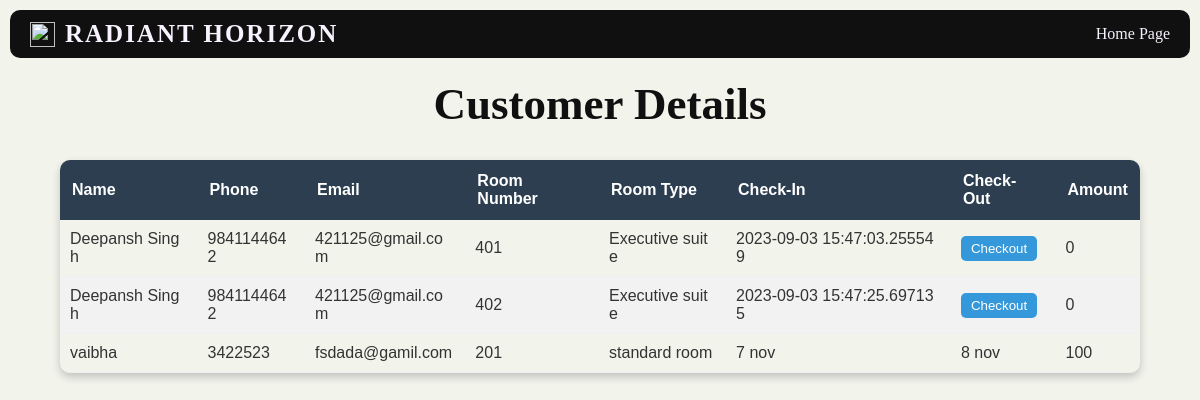
Page /customer_info (signed in) on the committed database.
### tables this page shows
CREATE TABLE Mother_table (
                        name  text,
                        phone_no integer,
                        email_id text,
                        Room_no integer,
                        Room_type  text,
                        check_in text,
                        check_out text,  
                        Paid_Amount integer      );

### login.py (the view)
@app.route('/customer_info', methods=['GET'])
def customer_info_page():
    data=func.return_tabledata()
    if session.get('is_verified'):
        return render_template('checkout.html',data=data)
    else:
        return redirect('/')

### modules/Data_functions.py (called while the page is built)
def return_tabledata():
    conn = sqlite3.connect("my_database.db")
    cursor = conn.cursor()
    cursor.execute('''SELECT * FROM Mother_table''')
    data=cursor.fetchall()
    l=[]
    for i in data:
        k={"name":i[0],"phone":i[1],"email":i[2],"room_no":i[3],"room_type":i[4],"check_in":i[5],"check_out":i[6],"amount":i[7]}
        l.append(k)
    conn.commit()
    return l

### Templates/checkout.html (shortened to what this page needs)
<!DOCTYPE html>
<html lang="en">
<head>
    <link rel="stylesheet" href="{{ url_for('static', filename='checkout.css') }}">
</head>
<body>
    <nav>
        <div class="logo">
            <img src="https://storage.googleapis.com/studio-design-asset-files/projects/AXq1lE0GO7/s-25x25_4eb63a71-0b02-409e-b2c7-f4d7e494384e.svg" alt="" id="logo">
            <p id="name">Radiant Horizon</p>
        </div>
        <div class="links">
            <a href="/protected-page">Home Page</a>
        </div>
    </nav>
    <main>
        <h1>Customer Details</h1>
        <div class="table-container"><table>
            <thead>
                <tr>
                    <th>Name</th>
                    <th>Phone</th>
                    <th>Email</th>
                    <th>Room Number</th>
                    <th>Room Type</th>
                    <th>Check-In</th>
                    <th>Check-Out</th>
                    <th>Amount</th>
                </tr>
            </thead>
            <tbody>
                {% for entry in data %}
                <tr>
                    <td>{{ entry["name"] }}</td>
                    <td>{{ entry["phone"] }}</td>
                    <td>{{ entry["email"] }}</td>
                    <td>{{ entry["room_no"] }}</td>
                    <td>{{ entry["room_type"] }}</td>
                    <td>{{ entry["check_in"] }}</td>
                    <td>
                        {% if entry["check_out"] == "--" %}
                            <button class="checkout-button">Checkout</button>
                        {% else %}
                            {{ entry["check_out"] }}
                        {% endif %}
                    </td>
                    <td>{{ entry["amount"] }}</td>
                </tr>
                {% endfor %}
            </tbody>
        </table>
    </div>
    </main>
</body>
</html>

### Static/checkout.css (style rules this page uses)
nav { background-color: rgb(16, 16, 16); border-radius: 10px; padding: 10px 20px; margin: 10px; display: flex; align-items: center; justify-content: space-between; }
#name { color: #F7F2FD; font-size: 25px; font-weight: bold; text-transform: uppercase; letter-spacing: 2px; margin: 0; }
.logo { display: flex; align-items: center; }
#logo { width: 25px; height: 25px; margin-right: 10px; }
.links { position: relative; right: 0px; padding-left: 10px; display: inline-flex; height: 100%; align-self: center; gap: 10px; background-color: rgb(16,16,16); }
.links a { color: #F7F2FD; text-decoration: none; }
body { margin: 0; padding: 0; }
body { background-color: #F2F3EB; font-family: "Vision"; margin: 0; color: #F2F3EB; }
h1 { text-align: center; color: #101010; margin-top: 20px; font-size: 45px; }
.table-container { margin: 20px auto; max-width: 90%; box-shadow: 0 4px 8px rgba(0, 0, 0, 0.2); border-radius: 10px; overflow: hidden; transition: all 0.3s ease; }
table { width: 100%; border-collapse: collapse; font-family: Arial, sans-serif; }
th { background-color: #2c3e50; color: white; text-align: left; padding: 12px; transition: all 0.3s ease; }
td { padding: 10px; border-bottom: 1px solid #ecf0f1; color: #333; word-break: break-all; transition: all 0.3s ease; }
tr:nth-child(even) { background-color: #f2f2f2; }
.checkout-button { background-color: #3498db; color: white; border: none; border-radius: 5px; padding: 5px 10px; cursor: pointer; transition: background-color 0.3s ease, transform 0.2s ease; }

### rows in the picture
Mother_table: name "Deepansh Singh", phone "9841144642", email "421125@gmail.com", room_no "401", room_type "Executive suite", check_in "2023-09-03 15:47:03.255549", check_out "Checkout", amount "0"
Mother_table: name "Deepansh Singh", phone "9841144642", email "421125@gmail.com", room_no "402", room_type "Executive suite", check_in "2023-09-03 15:47:25.697135", check_out "Checkout", amount "0"
Mother_table: name "vaibha", phone "3422523", email "fsdada@gamil.com", room_no "201", room_type "standard room", check_in "7 nov", check_out "8 nov", amount "100"
